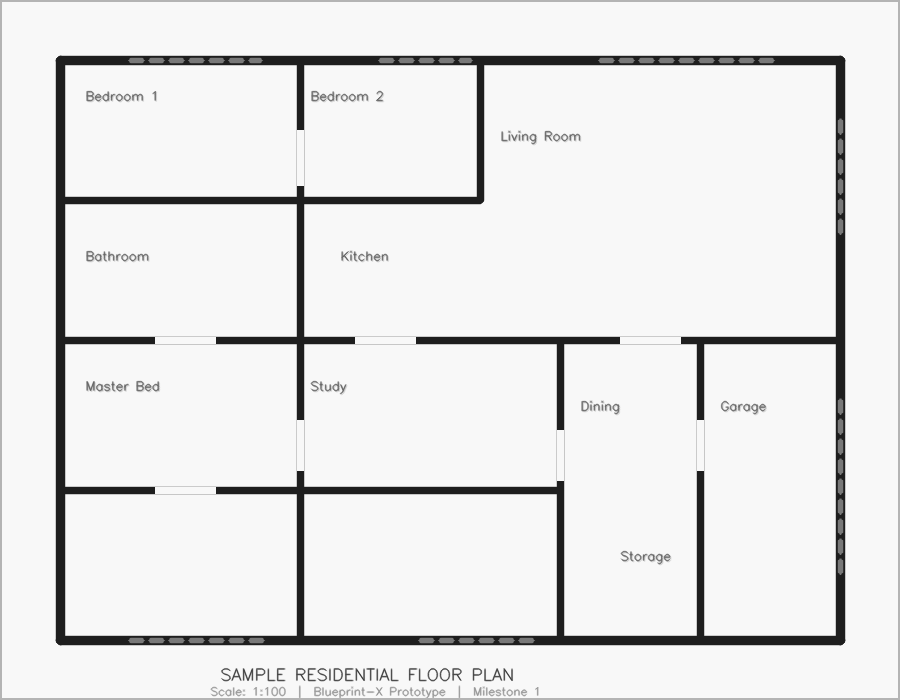
#> input picture sample_floorplan.png, 900 x 700 px
$ python -i color_plan_segmenter.py   (imports and definitions only)
#> lines starting #> are read from the running program, lines starting #| are printed output that depends on the picture; after the words box and inside, x2 and y2 are one past the last pixel; in counts of white or black regions, pixels touching at a corner belong together
#> further down, picture is the input picture: shape (700, 900, 3); min 30, max 248, mean 231.6
"""
backend/engine/preprocessing/color_plan_segmenter.py
Blueprint-X — Color-Aware Rendered Floor Plan Segmenter

Isolates true structural dark-grey wall bands from professional color-rendered floor plans.
Uses HSV saturation filtering and morphological thickness erosion to completely eliminate
colored furniture (sofas, tables, patio decks, green gardens) and thin stair/text strokes
from the wall mask.
"""
from __future__ import annotations

import cv2
import numpy as np
from typing import Tuple


class ColorPlanSegmenter:
    """
    Precision color-space & thickness segmenter for rendered architectural plans.
    """

    @staticmethod
    def segment_walls(bgr: np.ndarray) -> np.ndarray:
        """
        Returns a clean binary mask (255=wall, 0=background) for colored floor plans.
        """
        hsv = cv2.cvtColor(bgr, cv2.COLOR_BGR2HSV)
#> hsv: shape (700, 900, 3); mean H, S, V 0, 0, 231.6
        H, S, V = cv2.split(hsv)
#> H: shape (700, 900); every value is 0

        # ── 1. Color Saturation & Value Filtering ─────────────────────────────
        # Walls are neutral dark-grey (Saturation <= 32, Value between 25 and 125)
        wall_color_mask = cv2.inRange(hsv, (0, 0, 25), (180, 32, 125))
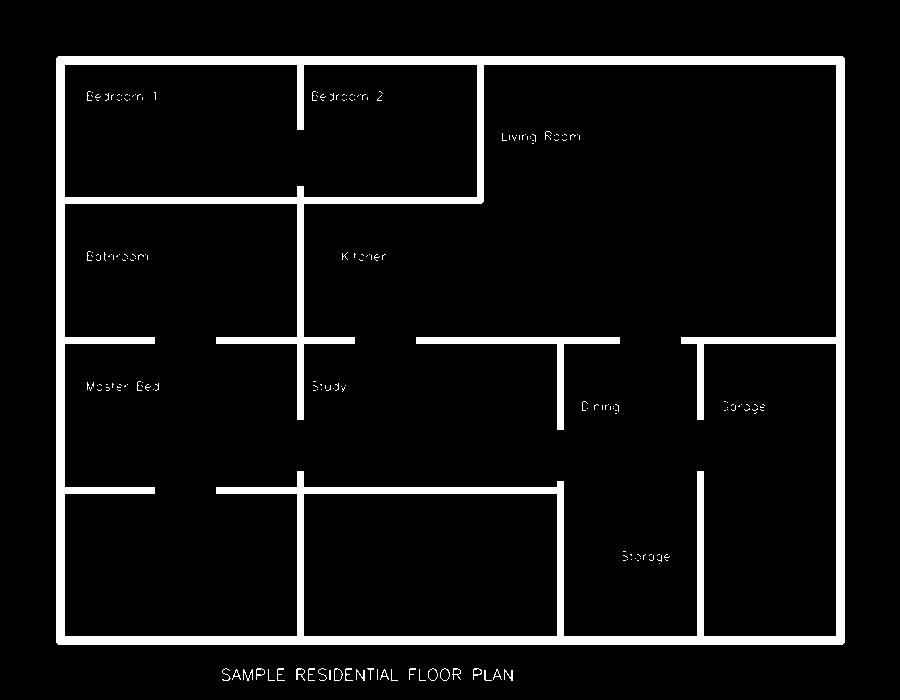
#> wall_color_mask: shape (700, 900); 6.9% white; 202 white regions (177 under 20 px), largest, box (x1, y1, x2, y2) and area: (56, 56, 845, 645) 39900, (416, 337, 620, 430) 2030, (296, 668, 305, 681) 49

        # ── 2. Morphological Thickness Erosion ────────────────────────────────
        # Structural walls are thick (>= 10px). Erase thin stair lines & text fonts (1-4px)
        kernel_erase_thin = cv2.getStructuringElement(cv2.MORPH_RECT, (5, 5))
        eroded = cv2.erode(wall_color_mask, kernel_erase_thin, iterations=1)
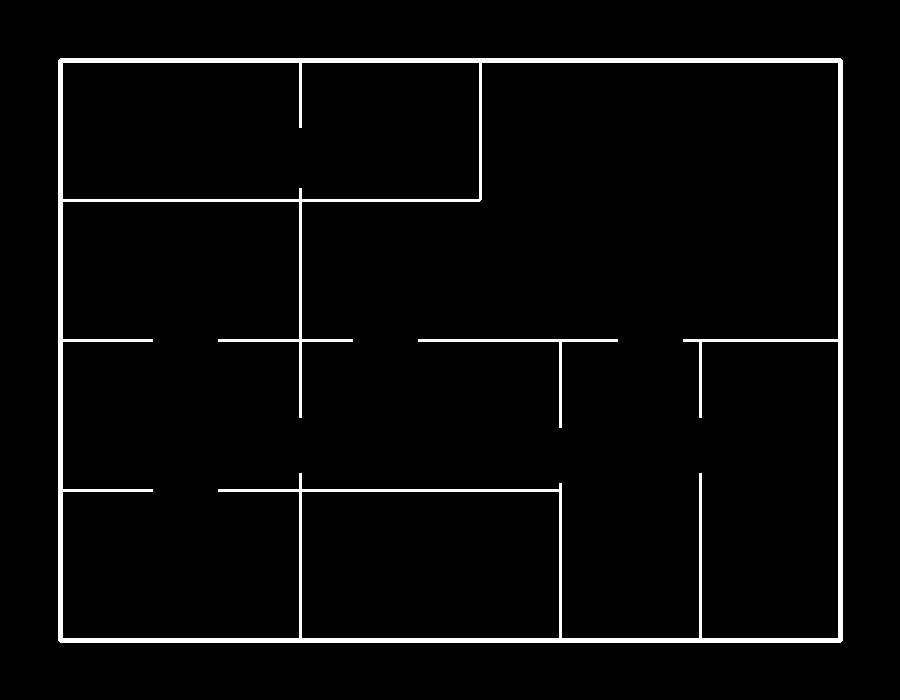
#> eroded: shape (700, 900); 3.3% white; 2 white regions, box (x1, y1, x2, y2) and area: (58, 58, 843, 643) 20224, (418, 339, 618, 428) 858

        # Dilate back to restore original wall thickness
        restored = cv2.dilate(eroded, kernel_erase_thin, iterations=1)
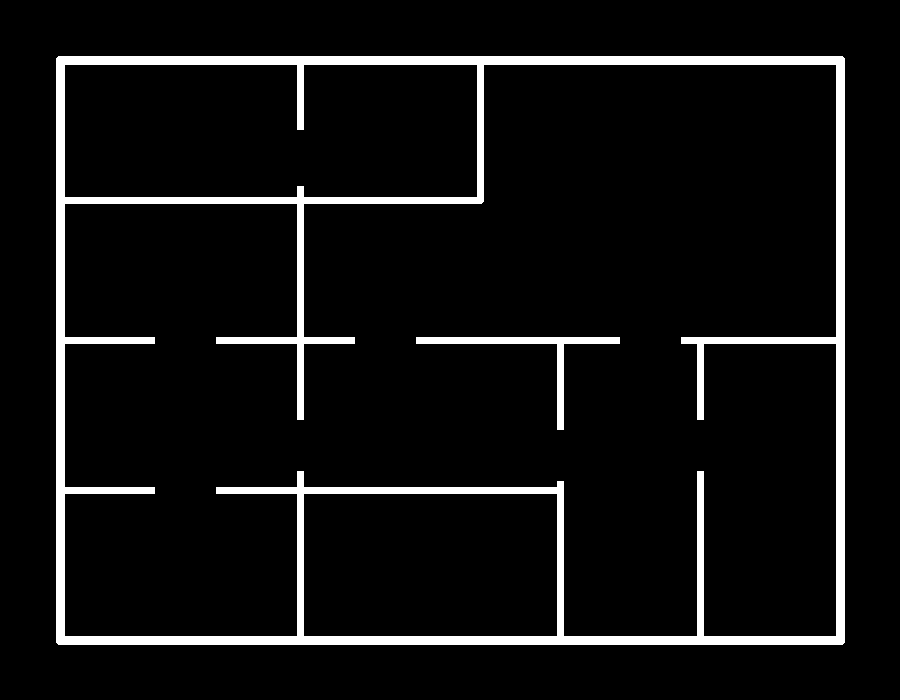
#> restored: shape (700, 900); 6.7% white; 2 white regions, box (x1, y1, x2, y2) and area: (56, 56, 845, 645) 39900, (416, 337, 620, 430) 2030

        # ── 3. Close small wall breaks & window gaps ──────────────────────────
        kernel_close = cv2.getStructuringElement(cv2.MORPH_RECT, (7, 7))
        closed = cv2.morphologyEx(restored, cv2.MORPH_CLOSE, kernel_close)

        # ── 4. Area filtering (remove small non-wall artifacts < 300px) ──────
        num_labels, labels, stats, _ = cv2.connectedComponentsWithStats(closed, connectivity=8)
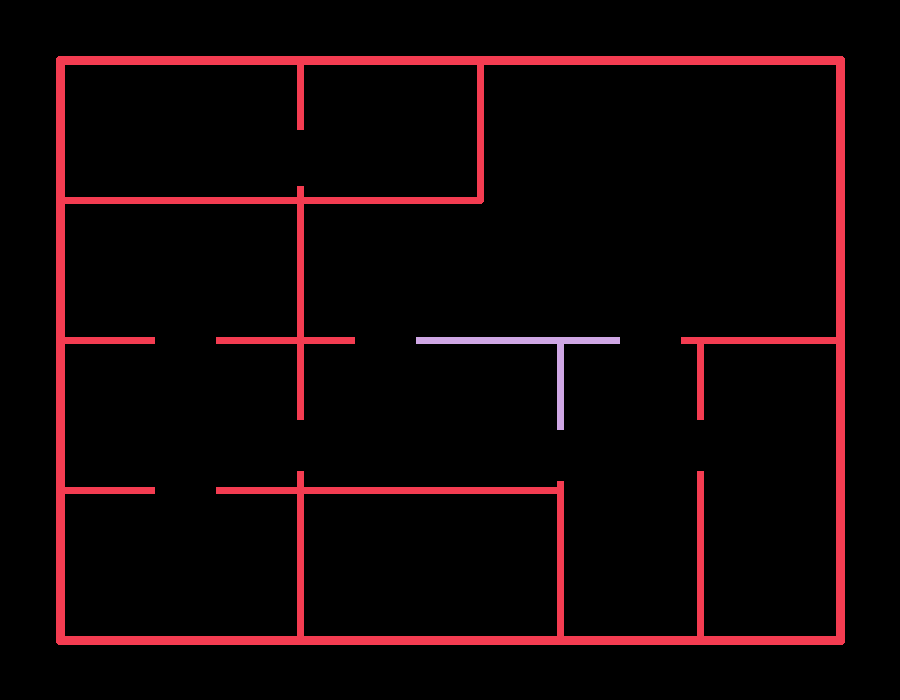
#> labels: shape (700, 900) int32; 3 distinct labels, from 0 to 2; one colour per label, 0 black
#> num_labels = 3; stats = [[0, 0, 900, 700, 588070], [56, 56, 789, 589, 39900], [416, 337, 204, 93, 2030]]
        clean_wall_mask = np.zeros_like(closed)
        for i in range(1, num_labels):
            if stats[i, cv2.CC_STAT_AREA] >= 300:
                clean_wall_mask[labels == i] = 255

        return clean_wall_mask

>>> import cv2
>>> picture = cv2.imread('../../../sample_floorplan.png')
>>> result = ColorPlanSegmenter().segment_walls(picture)
